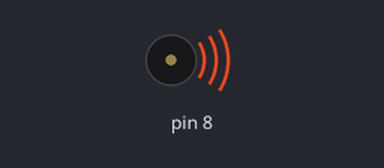
The sketch below on a simulated Arduino Uno, built with avr-gcc and run on an emulated ATmega328P. Parts: buzzer (waves = sounding).

Above: at 0.5 s.
At 4.35 s:
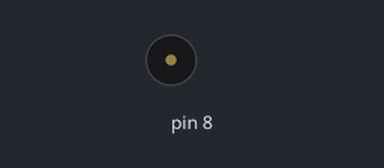
Timing chart, 0 to 5.1 s (numbered marks = the images above):
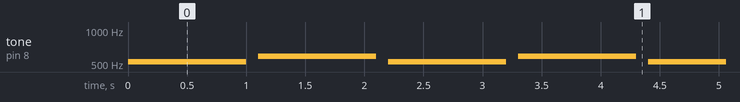

Measured:
- by itself, tone on pin 8: repeats every 2.2 s: silent 0.10 s, 587 Hz 1.0 s, silent 0.10 s, 523 Hz 1.0 s

The sketch:

testBuzzer.ino
```cpp
void setup() {
  // put your setup code here, to run once:
  pinMode(8,OUTPUT);
}

void loop() {
  // put your main code here, to run repeatedly:
  tone(8,523, 1000);
  delay(1100);
  tone(8, 587, 1000);
  delay(1100);
}
```
